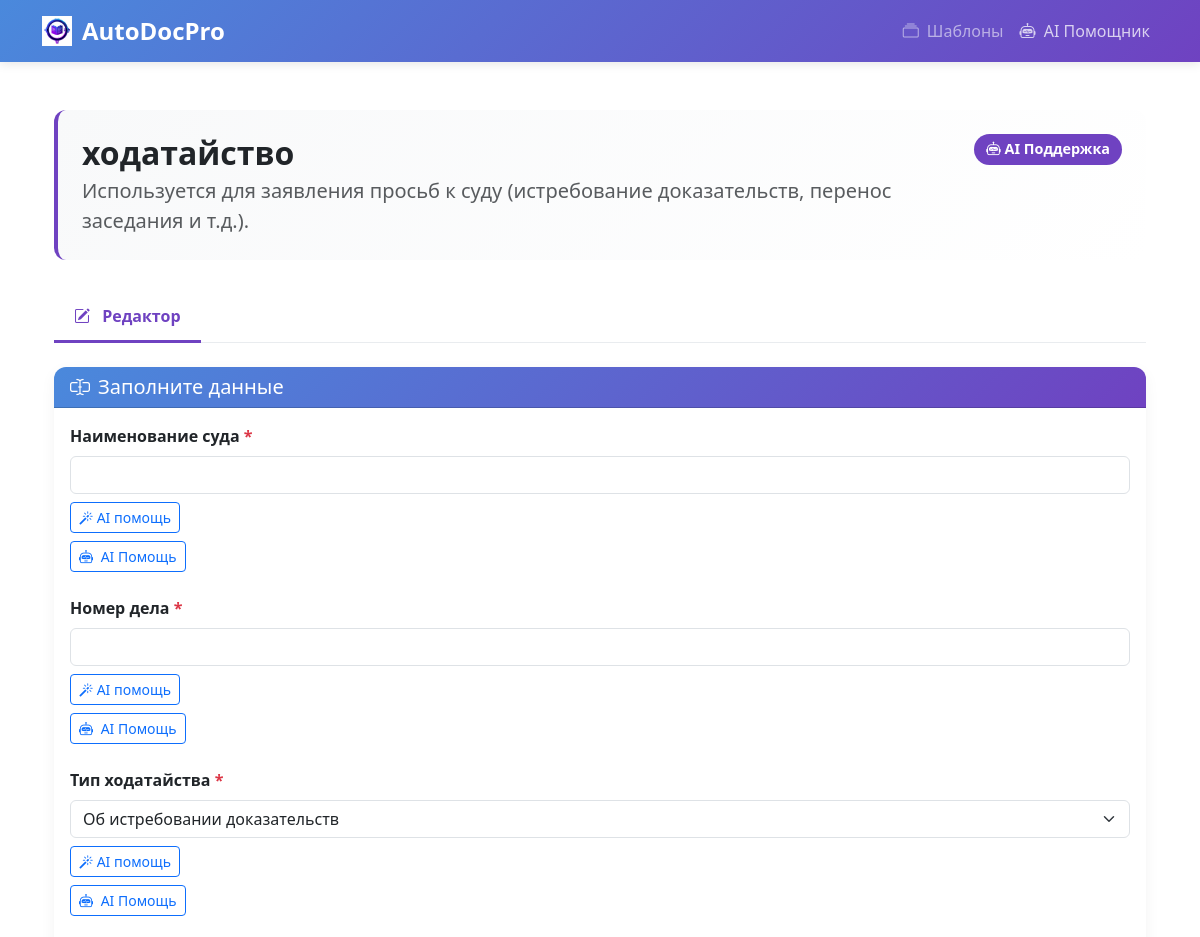
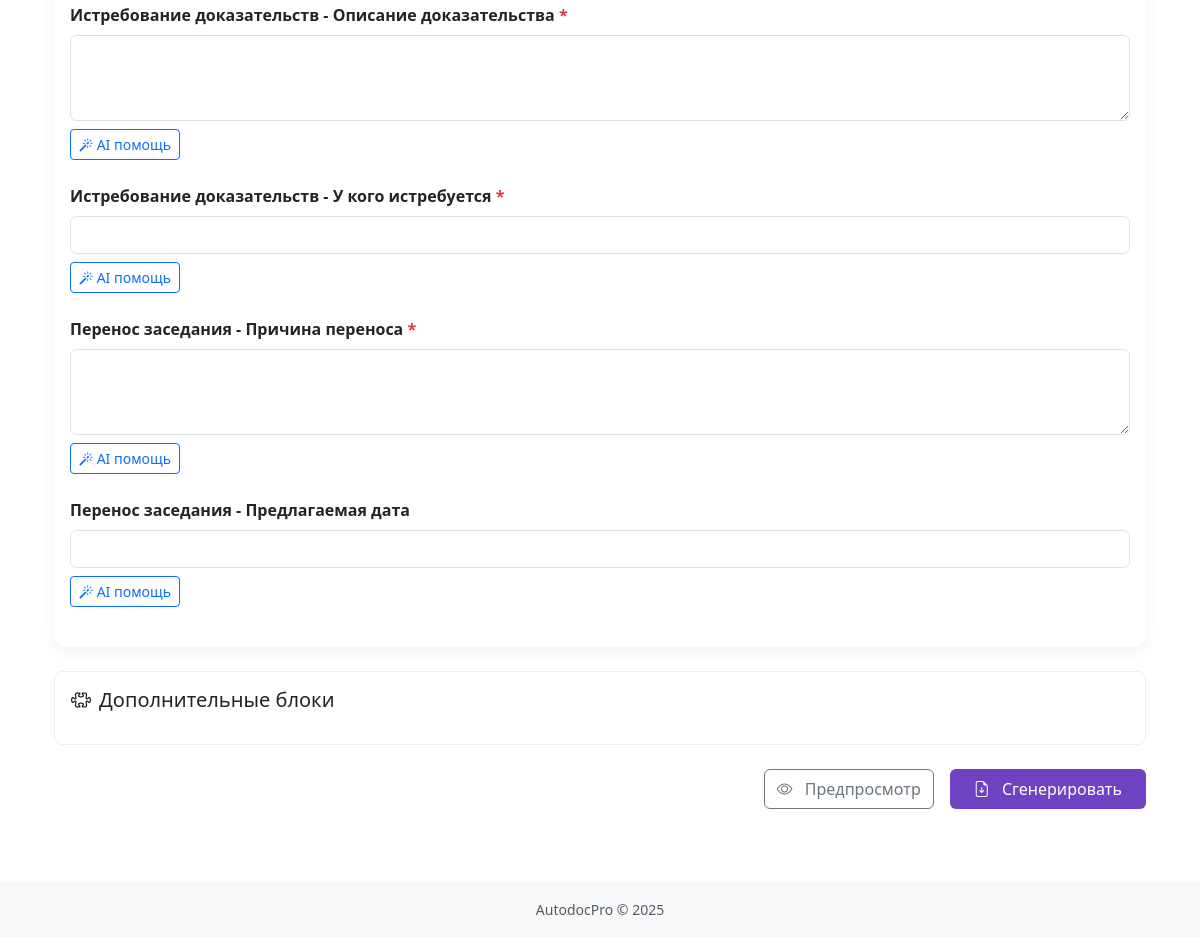
Screenshot of /templates/motion/ with the database file from the repository (2 pictures, top to bottom).
### documents/models.py (models this page shows, shortened)
class DocumentTemplate(models.Model):
    DOC_TYPES = [
        ('claim', 'Исковое заявление'),
        ('motion', 'Ходатайство'),
        ('appeal', 'Апелляционная жалоба'),
    ]
    LEGAL_CATEGORIES = [
        ('civil', 'Гражданские дела'),
        ('arbitration', 'Арбитражные споры'),
        ('administrative', 'Административные дела'),
        ('criminal', 'Уголовные дела'),
        ('family', 'Семейные дела'),
        ('labor', 'Трудовые споры'),
        ('tax', 'Налоговые споры'),
        ('corporate', 'Корпоративные споры'),
    ]
    name = models.CharField(
        max_length=255,
        verbose_name="Название шаблона"
    )
    doc_type = models.CharField(
        max_length=50,
        choices=DOC_TYPES,
        verbose_name="Тип документа"
    )
    category = models.CharField(
        max_length=50,
        choices=LEGAL_CATEGORIES,
        default='civil',
        verbose_name="Категория дела"
    )
    description = models.TextField(
        verbose_name="Описание"
    )
    template_file = models.FileField(
        upload_to='templates/',
        verbose_name="Файл шаблона"
    )
    fields_schema = models.JSONField(
        default=dict,
        encoder=json.JSONEncoder,
        decoder=json.JSONDecoder,
        verbose_name="Схема полей"
    )
    dynamic_blocks = models.JSONField(
        default=list,
        validators=[validate_dynamic_blocks],
        help_text="JSON структура динамических блоков и их зависимостей",
        verbose_name="Динамические блоки"
    )
    is_active = models.BooleanField(
        default=True,
        verbose_name="Активный"
    )
    ai_enhancement = models.BooleanField(
        default=False,
        verbose_name="AI улучшение"
    )
    ai_max_length = models.PositiveIntegerField(
        default=2000,
        verbose_name="Макс. длина AI"
    )
    class Meta:
        verbose_name = "Шаблон документа"
        verbose_name_plural = "Шаблоны документов"
        ordering = ['name']

### documents/views.py (the view)
# urls.py: path('motion/', motion_template, name='motion_template'),
def motion_template(request):
    template = get_object_or_404(DocumentTemplate, doc_type='motion')
    dynamic_blocks = template.dynamic_blocks
    if isinstance(dynamic_blocks, str):
        try:
            dynamic_blocks = json.loads(dynamic_blocks)
        except json.JSONDecodeError:
            dynamic_blocks = []
    context = {
        'template': template,
        'form': DynamicDocumentForm(template=template),
        'dynamic_blocks': dynamic_blocks
    }
    return render(request, 'documents/motion_form.html', context)

### documents/forms.py (called while the page is built)
    def _add_ai_button(self, field_name):
        help_text = self.fields[field_name].help_text or ''
        ai_button = (
            '<div class="mt-2">'
            '<button type="button" class="btn btn-sm btn-outline-primary btn-ai-help" '
            f'data-field="{field_name}" data-bs-toggle="tooltip" title="Заполнить с помощью AI">'
            '<i class="bi bi-magic"></i> AI помощь'
            '</button>'
            '</div>'
        )
        self.fields[field_name].help_text = mark_safe(f"{help_text}{ai_button}")

### templates/documents/motion_form.html (shortened to what this page needs)
{% extends "documents/template_detail.html" %}

### templates/documents/template_detail.html (shortened to what this page needs)
{% extends "base.html" %}
{% load static %}
{% block content %}
<div class="container py-4">
    <div class="template-header">
        <div class="d-flex justify-content-between align-items-start">
            <div>
                <h2 class="fw-bold mb-1">{{ template.name }}</h2>
                <p class="lead text-muted mb-0">{{ template.description }}</p>
            </div>
            {% if template.ai_enhancement %}
            <span class="badge ai-badge">
                <i class="bi bi-robot"></i> AI Поддержка
            </span>
            {% endif %}
        </div>
    </div>
    <ul class="nav nav-tabs mb-4" id="templateTabs" role="tablist">
        <li class="nav-item" role="presentation">
            <button class="nav-link active" id="editor-tab" data-bs-toggle="tab" data-bs-target="#editor" type="button">
                <i class="bi bi-pencil-square me-2"></i> Редактор
            </button>
        </li>
    </ul>
    <div class="tab-content">
        <div class="tab-pane fade show active" id="editor" role="tabpanel">
            <form method="post" id="document-form" class="needs-validation" novalidate>
                <div class="card form-card mb-4">
                    <div class="card-header">
                        <h5 class="mb-0"><i class="bi bi-input-cursor-text me-2"></i>Заполните данные</h5>
                    </div>
                    <div class="card-body">
                        {% for field in form %}
                        <div class="mb-4 field-{{ field.name }}">
                            <label for="{{ field.id_for_label }}" class="form-label fw-bold">
                                {{ field.label }}
                                {% if field.field.required %}<span class="text-danger">*</span>{% endif %}
                            </label>
                            {{ field }}
                            {% if field.help_text %}
                            <div class="form-text text-muted mt-1">{{ field.help_text|safe }}</div>
                            {% endif %}
                            {% if template.ai_enhancement and 'dynamic_' not in field.name %}
                            <button type="button" class="btn btn-sm btn-outline-primary mt-2 ai-help-btn"
                                    data-field="{{ field.name }}">
                                <i class="bi bi-robot me-1"></i> AI Помощь
                            </button>
                            {% endif %}
                        </div>
                        {% endfor %}
                    </div>
                </div>
                {% if dynamic_blocks %}
                <div class="dynamic-blocks-wrapper">
                    <h5 class="mb-3"><i class="bi bi-puzzle me-2"></i>Дополнительные блоки</h5>
                </div>
                {% endif %}
                <div class="d-flex justify-content-end gap-3">
                    <button type="button" class="btn btn-outline-secondary" id="preview-btn">
                        <i class="bi bi-eye me-2"></i> Предпросмотр
                    </button>
                    <button type="submit" class="btn btn-primary" id="generate-btn">
                        <i class="bi bi-file-earmark-arrow-down me-2"></i> Сгенерировать
                    </button>
                </div>
            </form>
        </div>
    </div>
</div>
<div class="position-fixed bottom-0 end-0 p-3" style="z-index: 11">
</div>
{% endblock %}

### static/css/ai.css (style rules this page uses)
:root { --primary-blue: #4a89dc; --secondary-blue: #5d9cec; --primary-purple: #6f42c1; --secondary-purple: #8a63d2; --light-purple: rgba(111, 66, 193, 0.1); --light-blue: rgba(74, 137, 220, 0.1); --gray: #f8f9fa; --dark-gray: #e9ecef; --white: #ffffff; --error-red: #c62828; }
.nav-tabs { border-bottom: 1px solid var(--dark-gray); }
.nav-tabs .nav-link { color: #495057; border: none; padding: 10px 20px; }
.nav-tabs .nav-link.active { font-weight: bold; color: var(--primary-purple); border-bottom: 3px solid var(--primary-purple); background-color: transparent; }

### templates/base.html (style rules this page uses)
:root { --primary-blue: #4a89dc; --secondary-blue: #5d9cec; --primary-purple: #6f42c1; --secondary-purple: #8a63d2; --light-bg: #f8f9fa; }
.btn-primary { background-color: var(--primary-blue); border-color: var(--primary-blue); }

### templates/documents/template_detail.html (style rules this page uses)
:root { --primary-blue: #4a89dc; --secondary-blue: #5d9cec; --primary-purple: #6f42c1; --secondary-purple: #8a63d2; --light-bg: #f8f9fa; }
.template-header { background: linear-gradient(135deg, var(--light-bg), white); border-radius: 12px; padding: 1.5rem; margin-bottom: 2rem; border-left: 4px solid var(--primary-purple); }
.nav-tabs .nav-link { color: #495057; font-weight: 500; border: none; padding: 0.75rem 1.25rem; }
.nav-tabs .nav-link.active { color: var(--primary-purple); border-bottom: 3px solid var(--primary-purple); background: transparent; }
.form-card { border: none; border-radius: 12px; box-shadow: 0 5px 15px rgba(0,0,0,0.05); }
.form-card .card-header { background: linear-gradient(135deg, var(--primary-blue), var(--primary-purple)); color: white; border-radius: 12px 12px 0 0 !important; }
.ai-badge { background: var(--primary-purple) !important; font-size: 0.9rem; padding: 0.5rem 0.75rem; border-radius: 50px; }
.btn-primary { background: var(--primary-purple); border: none; padding: 0.5rem 1.5rem; }
.dynamic-blocks-wrapper { margin: 1.5rem 0; border: 1px solid #eee; border-radius: 8px; padding: 1rem; }

### rows the page displays
DocumentTemplate: name "ходатайство", description "Используется для заявления просьб к суду (истребование доказательств, перенос заседания и т.д.).", ai_enhancement True (drawn)

### other values shown
{{ field.label }} "Наименование суда" "Номер дела" "Тип ходатайства" "Истребование доказательств - Описание доказательства" "Истребование доказательств - У кого истребуется" "Перенос заседания - Причина переноса" "Перенос заседания - Предлагаемая дата"
{{ field.help_text|safe }} "AI помощь" "AI помощь" "AI помощь" "AI помощь" "AI помощь" "AI помощь" "AI помощь"
